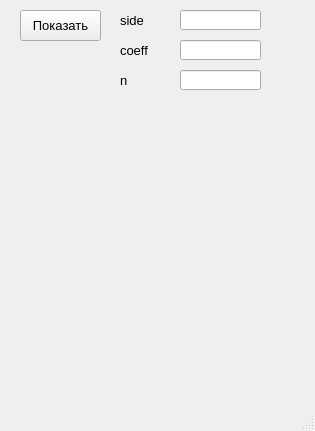
<?xml version="1.0" encoding="UTF-8"?>
<ui version="4.0">
 <class>MainWindow</class>
 <widget class="QMainWindow" name="MainWindow">
  <property name="geometry">
   <rect>
    <x>0</x>
    <y>0</y>
    <width>315</width>
    <height>431</height>
   </rect>
  </property>
  <property name="font">
   <font>
    <pointsize>10</pointsize>
   </font>
  </property>
  <property name="windowTitle">
   <string>MainWindow</string>
  </property>
  <widget class="QWidget" name="centralwidget">
   <widget class="QLabel" name="label">
    <property name="geometry">
     <rect>
      <x>120</x>
      <y>10</y>
      <width>61</width>
      <height>21</height>
     </rect>
    </property>
    <property name="font">
     <font>
      <pointsize>10</pointsize>
     </font>
    </property>
    <property name="text">
     <string>side</string>
    </property>
   </widget>
   <widget class="QPushButton" name="pushButton">
    <property name="geometry">
     <rect>
      <x>20</x>
      <y>10</y>
      <width>81</width>
      <height>31</height>
     </rect>
    </property>
    <property name="text">
     <string>Показать</string>
    </property>
   </widget>
   <widget class="QLabel" name="label_2">
    <property name="geometry">
     <rect>
      <x>120</x>
      <y>40</y>
      <width>47</width>
      <height>20</height>
     </rect>
    </property>
    <property name="text">
     <string>coeff</string>
    </property>
   </widget>
   <widget class="QLabel" name="label_3">
    <property name="geometry">
     <rect>
      <x>120</x>
      <y>70</y>
      <width>51</width>
      <height>20</height>
     </rect>
    </property>
    <property name="font">
     <font>
      <pointsize>10</pointsize>
     </font>
    </property>
    <property name="text">
     <string>n</string>
    </property>
   </widget>
   <widget class="QLabel" name="label_4">
    <property name="geometry">
     <rect>
      <x>20</x>
      <y>99</y>
      <width>271</width>
      <height>281</height>
     </rect>
    </property>
    <property name="font">
     <font>
      <pointsize>10</pointsize>
     </font>
    </property>
    <property name="text">
     <string/>
    </property>
   </widget>
   <widget class="QLineEdit" name="lineEdit">
    <property name="geometry">
     <rect>
      <x>180</x>
      <y>10</y>
      <width>81</width>
      <height>20</height>
     </rect>
    </property>
   </widget>
   <widget class="QLineEdit" name="lineEdit_2">
    <property name="geometry">
     <rect>
      <x>180</x>
      <y>40</y>
      <width>81</width>
      <height>20</height>
     </rect>
    </property>
   </widget>
   <widget class="QLineEdit" name="lineEdit_3">
    <property name="geometry">
     <rect>
      <x>180</x>
      <y>70</y>
      <width>81</width>
      <height>20</height>
     </rect>
    </property>
   </widget>
  </widget>
  <widget class="QMenuBar" name="menubar">
   <property name="geometry">
    <rect>
     <x>0</x>
     <y>0</y>
     <width>315</width>
     <height>23</height>
    </rect>
   </property>
  </widget>
  <widget class="QStatusBar" name="statusbar"/>
 </widget>
 <resources/>
 <connections/>
</ui>
